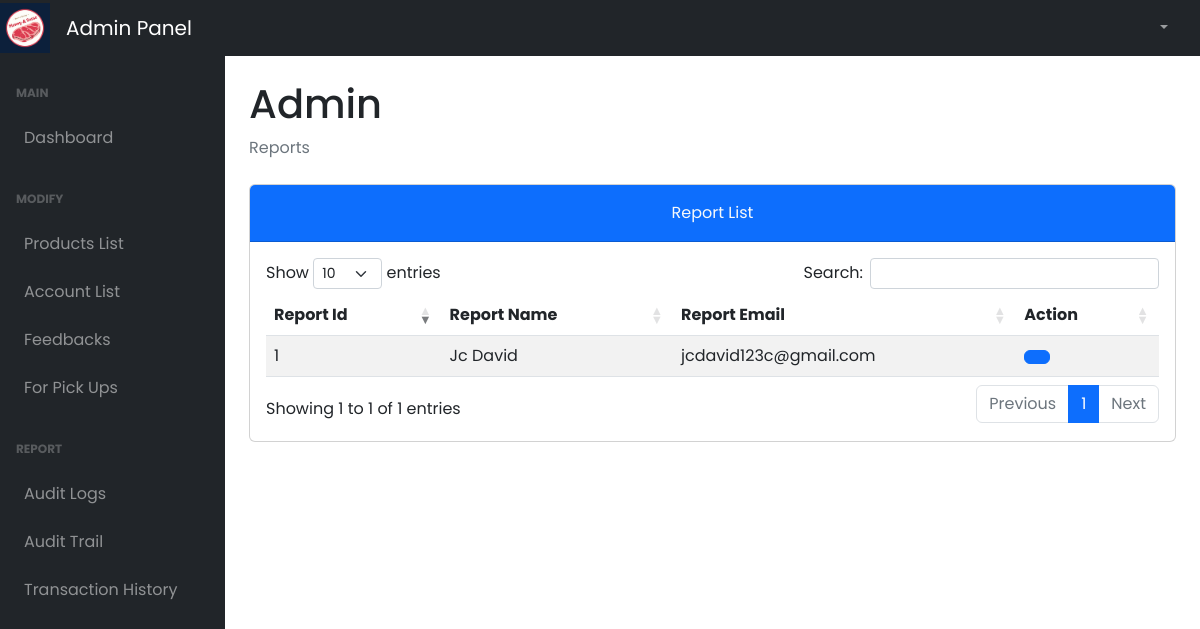
Screenshot of /admin/reports.php (signed in) with the database file from the repository.
### tables this page shows
CREATE TABLE `tbl_reports` (
  `report_id` int(11) NOT NULL,
  `rp_name` varchar(50) NOT NULL,
  `rp_email` varchar(150) NOT NULL,
  `rp_message` varchar(255) NOT NULL
);

### admin/reports.php (the view, shortened to what this page needs)
<!DOCTYPE html>
<html lang="en">
  <head>
    <link href="../plugins/dataTables.bootstrap5.min.css" rel="stylesheet" />
    <link href="../plugins/responsive.bootstrap5.min.css" rel="stylesheet" />
    <link href="../styles/bootstrap5-min.css" rel="stylesheet" />
    <link href="../styles/card-general.css" rel="stylesheet" />
  </head>
  <body class="sb-nav-fixed">
    <?php require_once("./navbar.php"); ?>
    <div id="layoutSidenav">
      <?php require_once("./sidebar.php"); ?>
      <div id="layoutSidenav_content">
        <main>
          <div class="container-fluid px-4">
            <h1 class="mt-4" id="full_name">Admin</h1>
            <ol class="breadcrumb mb-4">
              <li class="breadcrumb-item active">Reports</li>
            </ol>
              <div class="card mb-5">
                    <div class="card-header bg-primary pt-3">
                        <div class="text-center">
                            <p class="card-title text-light">Report List
                        </div>
                    </div>
                    <div class="card-body">
                      <table id="residenceAccounts" class="table table-striped nowrap" style="width:100%">
                        <thead>
                          <tr>
                              <th>Report Id</th>
                              <th>Report Name</th>
                              <th>Report Email</th>
                              <th>Action</th>
                          </tr>
                        </thead>
                        <tbody>
                          <?php
                            $query = "SELECT * FROM tbl_reports";
                            $stmt = $conn->prepare($query);
                            $stmt->execute();
                            $result = $stmt->get_result();
                              while ($data = $result->fetch_assoc()) {
                          ?>
                          <tr>
                            <td><?php echo $data['report_id'];?></td>
                            <td><?php echo $data['rp_name'];?></td>
                            <td><?php echo $data['rp_email'];?></td>
                            <td>
                                <button type="button" class="btn btn-primary" id="<?php echo $data["report_id"] ?>"  data-bs-toggle="modal"
                                data-bs-target="#residenceAccountDetails<?php echo $data["report_id"] ?>" data-bs-whatever="@getbootstrap">
                                </button>
                            </td>
                          </tr>
                          <?php
                            }
                          ?>
                        </tbody>
                      </table>
                    </div>
                  </div>
            </div>
      </main>
    </div>
  </div>
    <link rel="stylesheet" href="../styles/dataTables.min.css">
  </body>
</html>

### styles/card-general.css (style rules this page uses)
* { margin: 0; padding: 0; box-sizing: border-box; font-family: "Poppins", sans-serif; }

### rows the page displays
tbl_reports: report_id "1", rp_name "Jc David", rp_email "jcdavid123c@gmail.com"
